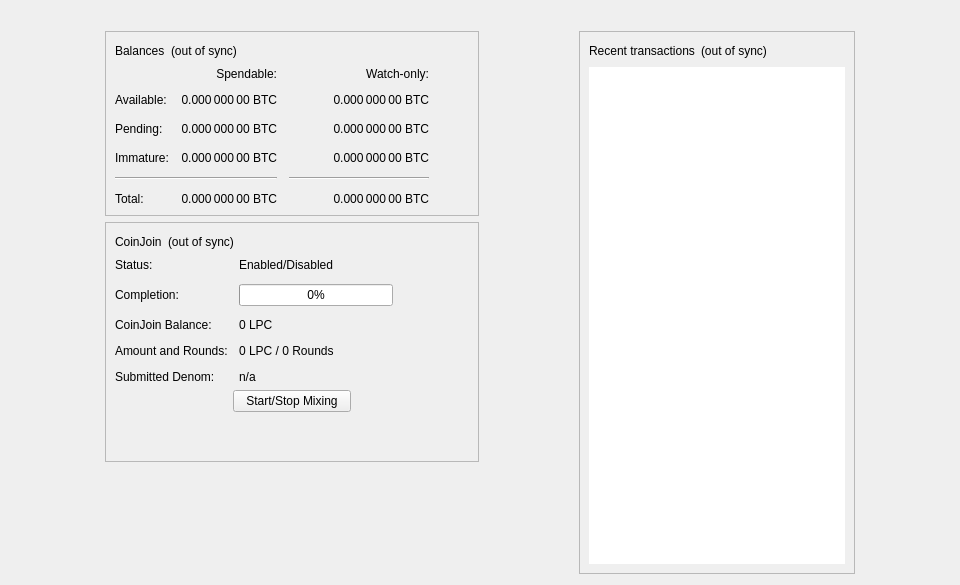
<?xml version="1.0" encoding="UTF-8"?>
<ui version="4.0">
 <class>OverviewPage</class>
 <widget class="QWidget" name="OverviewPage">
  <property name="geometry">
   <rect>
    <x>0</x>
    <y>0</y>
    <width>960</width>
    <height>585</height>
   </rect>
  </property>
  <property name="minimumSize">
   <size>
    <width>960</width>
    <height>0</height>
   </size>
  </property>
  <property name="windowTitle">
   <string>Form</string>
  </property>
  <layout class="QVBoxLayout" name="topLayout">
   <item>
    <widget class="QLabel" name="labelAlerts">
     <property name="visible">
      <bool>false</bool>
     </property>
     <property name="wordWrap">
      <bool>true</bool>
     </property>
     <property name="margin">
      <number>3</number>
     </property>
     <property name="textInteractionFlags">
      <set>Qt::TextSelectableByMouse</set>
     </property>
    </widget>
   </item>
   <item>
    <layout class="QHBoxLayout" name="horizontalLayout" stretch="1,0,1,0,1">
     <item>
      <spacer name="horizontalSpacerLeft">
       <property name="orientation">
        <enum>Qt::Horizontal</enum>
       </property>
       <property name="sizeType">
        <enum>QSizePolicy::Preferred</enum>
       </property>
       <property name="sizeHint" stdset="0">
        <size>
         <width>10</width>
         <height>20</height>
        </size>
       </property>
      </spacer>
     </item>
     <item>
      <layout class="QVBoxLayout" name="verticalLayout_2">
       <item>
        <widget class="QFrame" name="frame">
         <property name="frameShape">
          <enum>QFrame::StyledPanel</enum>
         </property>
         <property name="frameShadow">
          <enum>QFrame::Raised</enum>
         </property>
         <layout class="QVBoxLayout" name="verticalLayout_4">
          <item>
           <layout class="QHBoxLayout" name="horizontalLayout_4">
            <item>
             <widget class="QLabel" name="label_5">
              <property name="text">
               <string>Balances</string>
              </property>
             </widget>
            </item>
            <item>
             <widget class="QLabel" name="labelWalletStatus">
              <property name="toolTip">
               <string>The displayed information may be out of date. Your wallet automatically synchronizes with the Leprechain network after a connection is established, but this process has not completed yet.</string>
              </property>
              <property name="text">
               <string notr="true">(out of sync)</string>
              </property>
              <property name="alignment">
               <set>Qt::AlignLeading|Qt::AlignLeft|Qt::AlignVCenter</set>
              </property>
             </widget>
            </item>
            <item>
             <spacer name="horizontalSpacer_3">
              <property name="orientation">
               <enum>Qt::Horizontal</enum>
              </property>
              <property name="sizeHint" stdset="0">
               <size>
                <width>40</width>
                <height>20</height>
               </size>
              </property>
             </spacer>
            </item>
           </layout>
          </item>
          <item>
           <layout class="QGridLayout" name="gridLayout">
            <property name="spacing">
             <number>12</number>
            </property>
            <item row="2" column="2">
             <widget class="QLabel" name="labelWatchPending">
              <property name="cursor">
               <cursorShape>IBeamCursor</cursorShape>
              </property>
              <property name="toolTip">
               <string>Unconfirmed transactions to watch-only addresses</string>
              </property>
              <property name="text">
               <string notr="true">0.000 000 00 BTC</string>
              </property>
              <property name="alignment">
               <set>Qt::AlignRight|Qt::AlignTrailing|Qt::AlignVCenter</set>
              </property>
              <property name="textInteractionFlags">
               <set>Qt::LinksAccessibleByMouse|Qt::TextSelectableByKeyboard|Qt::TextSelectableByMouse</set>
              </property>
             </widget>
            </item>
            <item row="2" column="1">
             <widget class="QLabel" name="labelUnconfirmed">
              <property name="cursor">
               <cursorShape>IBeamCursor</cursorShape>
              </property>
              <property name="toolTip">
               <string>Total of transactions that have yet to be confirmed, and do not yet count toward the spendable balance</string>
              </property>
              <property name="text">
               <string notr="true">0.000 000 00 BTC</string>
              </property>
              <property name="alignment">
               <set>Qt::AlignRight|Qt::AlignTrailing|Qt::AlignVCenter</set>
              </property>
              <property name="textInteractionFlags">
               <set>Qt::LinksAccessibleByMouse|Qt::TextSelectableByKeyboard|Qt::TextSelectableByMouse</set>
              </property>
             </widget>
            </item>
            <item row="3" column="2">
             <widget class="QLabel" name="labelWatchImmature">
              <property name="cursor">
               <cursorShape>IBeamCursor</cursorShape>
              </property>
              <property name="toolTip">
               <string>Mined balance in watch-only addresses that has not yet matured</string>
              </property>
              <property name="text">
               <string notr="true">0.000 000 00 BTC</string>
              </property>
              <property name="alignment">
               <set>Qt::AlignRight|Qt::AlignTrailing|Qt::AlignVCenter</set>
              </property>
              <property name="textInteractionFlags">
               <set>Qt::LinksAccessibleByMouse|Qt::TextSelectableByKeyboard|Qt::TextSelectableByMouse</set>
              </property>
             </widget>
            </item>
            <item row="4" column="0" colspan="2">
             <widget class="Line" name="lineSpendableBalance">
              <property name="orientation">
               <enum>Qt::Horizontal</enum>
              </property>
             </widget>
            </item>
            <item row="4" column="2">
             <widget class="Line" name="lineWatchBalance">
              <property name="sizePolicy">
               <sizepolicy hsizetype="Preferred" vsizetype="Fixed">
                <horstretch>0</horstretch>
                <verstretch>0</verstretch>
               </sizepolicy>
              </property>
              <property name="minimumSize">
               <size>
                <width>140</width>
                <height>0</height>
               </size>
              </property>
              <property name="orientation">
               <enum>Qt::Horizontal</enum>
              </property>
             </widget>
            </item>
            <item row="5" column="0">
             <widget class="QLabel" name="labelTotalText">
              <property name="text">
               <string>Total:</string>
              </property>
             </widget>
            </item>
            <item row="3" column="1">
             <widget class="QLabel" name="labelImmature">
              <property name="cursor">
               <cursorShape>IBeamCursor</cursorShape>
              </property>
              <property name="toolTip">
               <string>Mined balance that has not yet matured</string>
              </property>
              <property name="text">
               <string notr="true">0.000 000 00 BTC</string>
              </property>
              <property name="alignment">
               <set>Qt::AlignRight|Qt::AlignTrailing|Qt::AlignVCenter</set>
              </property>
              <property name="textInteractionFlags">
               <set>Qt::LinksAccessibleByMouse|Qt::TextSelectableByKeyboard|Qt::TextSelectableByMouse</set>
              </property>
             </widget>
            </item>
            <item row="2" column="3">
             <spacer name="horizontalSpacer_2">
              <property name="orientation">
               <enum>Qt::Horizontal</enum>
              </property>
              <property name="sizeHint" stdset="0">
               <size>
                <width>40</width>
                <height>20</height>
               </size>
              </property>
             </spacer>
            </item>
            <item row="3" column="0">
             <widget class="QLabel" name="labelImmatureText">
              <property name="text">
               <string>Immature:</string>
              </property>
             </widget>
            </item>
            <item row="5" column="1">
             <widget class="QLabel" name="labelTotal">
              <property name="cursor">
               <cursorShape>IBeamCursor</cursorShape>
              </property>
              <property name="toolTip">
               <string>Your current total balance</string>
              </property>
              <property name="text">
               <string notr="true">0.000 000 00 BTC</string>
              </property>
              <property name="alignment">
               <set>Qt::AlignRight|Qt::AlignTrailing|Qt::AlignVCenter</set>
              </property>
              <property name="textInteractionFlags">
               <set>Qt::LinksAccessibleByMouse|Qt::TextSelectableByKeyboard|Qt::TextSelectableByMouse</set>
              </property>
             </widget>
            </item>
            <item row="5" column="2">
             <widget class="QLabel" name="labelWatchTotal">
              <property name="cursor">
               <cursorShape>IBeamCursor</cursorShape>
              </property>
              <property name="toolTip">
               <string>Current total balance in watch-only addresses</string>
              </property>
              <property name="text">
               <string notr="true">0.000 000 00 BTC</string>
              </property>
              <property name="alignment">
               <set>Qt::AlignRight|Qt::AlignTrailing|Qt::AlignVCenter</set>
              </property>
              <property name="textInteractionFlags">
               <set>Qt::LinksAccessibleByMouse|Qt::TextSelectableByKeyboard|Qt::TextSelectableByMouse</set>
              </property>
             </widget>
            </item>
            <item row="0" column="2">
             <widget class="QLabel" name="labelWatchonly">
              <property name="text">
               <string>Watch-only:</string>
              </property>
              <property name="alignment">
               <set>Qt::AlignRight|Qt::AlignTrailing|Qt::AlignVCenter</set>
              </property>
             </widget>
            </item>
            <item row="1" column="0">
             <widget class="QLabel" name="labelBalanceText">
              <property name="text">
               <string>Available:</string>
              </property>
             </widget>
            </item>
            <item row="1" column="1">
             <widget class="QLabel" name="labelBalance">
              <property name="cursor">
               <cursorShape>IBeamCursor</cursorShape>
              </property>
              <property name="toolTip">
               <string>Your current spendable balance</string>
              </property>
              <property name="text">
               <string notr="true">0.000 000 00 BTC</string>
              </property>
              <property name="alignment">
               <set>Qt::AlignRight|Qt::AlignTrailing|Qt::AlignVCenter</set>
              </property>
              <property name="textInteractionFlags">
               <set>Qt::LinksAccessibleByMouse|Qt::TextSelectableByKeyboard|Qt::TextSelectableByMouse</set>
              </property>
             </widget>
            </item>
            <item row="1" column="2">
             <widget class="QLabel" name="labelWatchAvailable">
              <property name="cursor">
               <cursorShape>IBeamCursor</cursorShape>
              </property>
              <property name="toolTip">
               <string>Your current balance in watch-only addresses</string>
              </property>
              <property name="text">
               <string notr="true">0.000 000 00 BTC</string>
              </property>
              <property name="alignment">
               <set>Qt::AlignRight|Qt::AlignTrailing|Qt::AlignVCenter</set>
              </property>
              <property name="textInteractionFlags">
               <set>Qt::LinksAccessibleByMouse|Qt::TextSelectableByKeyboard|Qt::TextSelectableByMouse</set>
              </property>
             </widget>
            </item>
            <item row="2" column="0">
             <widget class="QLabel" name="labelPendingText">
              <property name="text">
               <string>Pending:</string>
              </property>
             </widget>
            </item>
            <item row="0" column="1">
             <widget class="QLabel" name="labelSpendable">
              <property name="text">
               <string>Spendable:</string>
              </property>
              <property name="alignment">
               <set>Qt::AlignRight|Qt::AlignTrailing|Qt::AlignVCenter</set>
              </property>
             </widget>
            </item>
           </layout>
          </item>
         </layout>
        </widget>
       </item>
       <item>
        <widget class="QFrame" name="frameCoinJoin">
         <property name="layoutDirection">
          <enum>Qt::LeftToRight</enum>
         </property>
         <property name="frameShape">
          <enum>QFrame::StyledPanel</enum>
         </property>
         <property name="frameShadow">
          <enum>QFrame::Raised</enum>
         </property>
         <layout class="QVBoxLayout" name="VerticalLayout_PS1">
          <item>
           <layout class="QHBoxLayout" name="horizontalLayout_5">
            <item>
             <widget class="QLabel" name="labelCoinJoinHeader">
              <property name="text">
               <string notr="true">CoinJoin</string>
              </property>
             </widget>
            </item>
            <item>
             <widget class="QLabel" name="labelCoinJoinSyncStatus">
              <property name="toolTip">
               <string>The displayed information may be out of date. Your wallet automatically synchronizes with the Leprechain network after a connection is established, but this process has not completed yet.</string>
              </property>
              <property name="text">
               <string notr="true">(out of sync)</string>
              </property>
              <property name="alignment">
               <set>Qt::AlignLeading|Qt::AlignLeft|Qt::AlignVCenter</set>
              </property>
             </widget>
            </item>
            <item>
             <spacer name="horizontalSpacer_4">
              <property name="orientation">
               <enum>Qt::Horizontal</enum>
              </property>
              <property name="sizeHint" stdset="0">
               <size>
                <width>40</width>
                <height>20</height>
               </size>
              </property>
             </spacer>
            </item>
           </layout>
          </item>
          <item>
           <layout class="QFormLayout" name="coinJoinFormLayout">
            <property name="fieldGrowthPolicy">
             <enum>QFormLayout::AllNonFixedFieldsGrow</enum>
            </property>
            <property name="horizontalSpacing">
             <number>11</number>
            </property>
            <property name="verticalSpacing">
             <number>12</number>
            </property>
            <item row="0" column="0">
             <widget class="QLabel" name="labelCoinJoinEnabledText">
              <property name="text">
               <string>Status:</string>
              </property>
             </widget>
            </item>
            <item row="0" column="1">
             <widget class="QLabel" name="labelCoinJoinEnabled">
              <property name="text">
               <string>Enabled/Disabled</string>
              </property>
             </widget>
            </item>
            <item row="1" column="0">
             <widget class="QLabel" name="labelCompletitionText">
              <property name="text">
               <string>Completion:</string>
              </property>
             </widget>
            </item>
            <item row="1" column="1">
             <widget class="QProgressBar" name="coinJoinProgress">
              <property name="maximumSize">
               <size>
                <width>154</width>
                <height>16777215</height>
               </size>
              </property>
              <property name="value">
               <number>0</number>
              </property>
             </widget>
            </item>
            <item row="2" column="0">
             <widget class="QLabel" name="labelAnonymizedText">
              <property name="text">
               <string notr="true">CoinJoin Balance:</string>
              </property>
             </widget>
            </item>
            <item row="2" column="1">
             <widget class="QLabel" name="labelAnonymized">
              <property name="text">
               <string notr="true">0 LPC</string>
              </property>
             </widget>
            </item>
            <item row="3" column="0">
             <widget class="QLabel" name="labelAmountAndRoundsText">
              <property name="text">
               <string>Amount and Rounds:</string>
              </property>
             </widget>
            </item>
            <item row="3" column="1">
             <widget class="QLabel" name="labelAmountRounds">
              <property name="text">
               <string>0 LPC / 0 Rounds</string>
              </property>
             </widget>
            </item>
            <item row="4" column="0">
             <widget class="QLabel" name="labelSubmittedDenomText">
              <property name="text">
               <string>Submitted Denom:</string>
              </property>
             </widget>
            </item>
            <item row="4" column="1">
             <widget class="QLabel" name="labelSubmittedDenom">
              <property name="toolTip">
               <string>The denominations you submitted to the Masternode.&lt;br&gt;To mix, other users must submit the exact same denominations.</string>
              </property>
              <property name="text">
               <string>n/a</string>
              </property>
              <property name="wordWrap">
               <bool>true</bool>
              </property>
             </widget>
            </item>
           </layout>
          </item>
          <item>
           <layout class="QVBoxLayout" name="VerticalLayout_PS">
            <item>
             <layout class="QHBoxLayout" name="horizontalLayout_3">
              <property name="topMargin">
               <number>0</number>
              </property>
              <item>
               <spacer name="horizontalSpacer_5">
                <property name="orientation">
                 <enum>Qt::Horizontal</enum>
                </property>
                <property name="sizeHint" stdset="0">
                 <size>
                  <width>40</width>
                  <height>20</height>
                 </size>
                </property>
               </spacer>
              </item>
              <item>
               <widget class="QPushButton" name="toggleCoinJoin">
                <property name="sizePolicy">
                 <sizepolicy hsizetype="MinimumExpanding" vsizetype="Fixed">
                  <horstretch>0</horstretch>
                  <verstretch>0</verstretch>
                 </sizepolicy>
                </property>
                <property name="text">
                 <string>Start/Stop Mixing</string>
                </property>
               </widget>
              </item>
              <item>
               <spacer name="horizontalSpacer_6">
                <property name="orientation">
                 <enum>Qt::Horizontal</enum>
                </property>
                <property name="sizeHint" stdset="0">
                 <size>
                  <width>40</width>
                  <height>20</height>
                 </size>
                </property>
               </spacer>
              </item>
             </layout>
            </item>
            <item>
             <spacer name="verticalSpacer_3">
              <property name="orientation">
               <enum>Qt::Vertical</enum>
              </property>
              <property name="sizeHint" stdset="0">
               <size>
                <width>20</width>
                <height>40</height>
               </size>
              </property>
             </spacer>
            </item>
           </layout>
          </item>
         </layout>
        </widget>
       </item>
       <item>
        <spacer name="verticalSpacer">
         <property name="orientation">
          <enum>Qt::Vertical</enum>
         </property>
         <property name="sizeHint" stdset="0">
          <size>
           <width>20</width>
           <height>40</height>
          </size>
         </property>
        </spacer>
       </item>
      </layout>
     </item>
     <item>
      <spacer name="horizontalSpacerCenter">
       <property name="orientation">
        <enum>Qt::Horizontal</enum>
       </property>
       <property name="sizeHint" stdset="0">
        <size>
         <width>10</width>
         <height>20</height>
        </size>
       </property>
      </spacer>
     </item>
     <item>
      <layout class="QVBoxLayout" name="verticalLayout_3">
       <item>
        <widget class="QFrame" name="frame_2">
         <property name="frameShape">
          <enum>QFrame::StyledPanel</enum>
         </property>
         <property name="frameShadow">
          <enum>QFrame::Raised</enum>
         </property>
         <layout class="QVBoxLayout" name="verticalLayout">
          <item>
           <layout class="QHBoxLayout" name="horizontalLayout_2">
            <item>
             <widget class="QLabel" name="label_4">
              <property name="text">
               <string>Recent transactions</string>
              </property>
             </widget>
            </item>
            <item>
             <widget class="QLabel" name="labelTransactionsStatus">
              <property name="toolTip">
               <string>The displayed information may be out of date. Your wallet automatically synchronizes with the Leprechain network after a connection is established, but this process has not completed yet.</string>
              </property>
              <property name="text">
               <string notr="true">(out of sync)</string>
              </property>
              <property name="alignment">
               <set>Qt::AlignLeading|Qt::AlignLeft|Qt::AlignVCenter</set>
              </property>
             </widget>
            </item>
            <item>
             <spacer name="horizontalSpacer">
              <property name="orientation">
               <enum>Qt::Horizontal</enum>
              </property>
              <property name="sizeHint" stdset="0">
               <size>
                <width>40</width>
                <height>20</height>
               </size>
              </property>
             </spacer>
            </item>
           </layout>
          </item>
          <item>
           <widget class="QListView" name="listTransactions">
            <property name="frameShape">
             <enum>QFrame::NoFrame</enum>
            </property>
            <property name="verticalScrollBarPolicy">
             <enum>Qt::ScrollBarAlwaysOff</enum>
            </property>
            <property name="horizontalScrollBarPolicy">
             <enum>Qt::ScrollBarAlwaysOff</enum>
            </property>
            <property name="selectionMode">
             <enum>QAbstractItemView::NoSelection</enum>
            </property>
           </widget>
          </item>
         </layout>
        </widget>
       </item>
      </layout>
     </item>
     <item>
      <spacer name="horizontalSpacerRight">
       <property name="orientation">
        <enum>Qt::Horizontal</enum>
       </property>
       <property name="sizeType">
        <enum>QSizePolicy::Preferred</enum>
       </property>
       <property name="sizeHint" stdset="0">
        <size>
         <width>10</width>
         <height>20</height>
        </size>
       </property>
      </spacer>
     </item>
    </layout>
   </item>
  </layout>
 </widget>
 <resources/>
 <connections/>
</ui>
